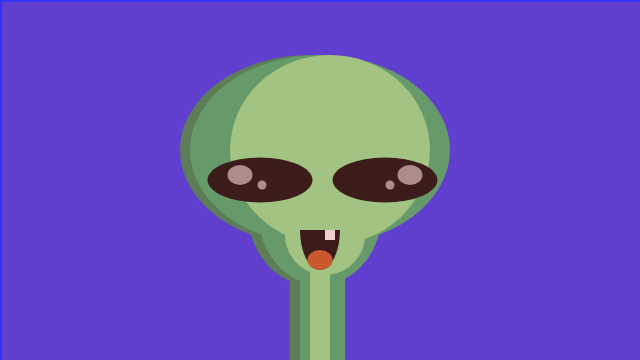
Frame 1 (no input)
Frame 60 (no input): identical to frame 1, image omitted
Frame 120 (the mouse pressed at the canvas centre since frame 60): identical to frame 1, image omitted

The p5.js sketch that drew this single still picture (run headless with seeded random() and noise() and a simulated clock; from frame 60 on, the mouse is pressed at the canvas centre):

// p5.js sketch
// ── sketch.js
// self portrait
function setup() {
	createCanvas(640, 360);
}

function draw() {
	background("#3333ff"); 
	noStroke();
	
  
  // face
	fill("SeaGreen");
	ellipse(310, 150, 260, 190);
  
    //chin
    arc(310, 210, 125, 150, 50, PI);

	//neck
    rect(290, 270, 45, 90);
  

	// face
	fill("MediumSeaGreen");
	ellipse(320, 150, 260, 190);
  
    //chin
    arc(320, 210, 125, 150, 50, PI);

	//neck
    rect(300, 270, 45, 90);
  
  // face
	fill("LightGreen");
	ellipse(330, 150, 200, 190);
  
    //chin
    arc(325, 235, 80, 80, 50, PI);

	//neck
    rect(310, 270, 20, 90);
  
  
  
  
	// eyes
	fill("black");
	ellipse(385, 180, 105, 45);
  	ellipse(260, 180, 105, 45);


	
	// reflections
	fill(255,255,255, 160);
	ellipse(410, 175, 25, 20);
    ellipse(390, 185, 9, 9);
    ellipse(240, 175, 25, 20);
    ellipse(262, 185, 9, 9);


	// mouth
    fill("black");
  	arc(320, 230, 40, 80, 0, PI);
  
     //teeth
    noStroke()  
    fill("white")
    rect(325, 230, 10, 10)
  
    //tongue
    noStroke()
    fill("#B22222")
    ellipse(320, 260, 25, 20) 
    noStroke()
    fill(255, 215, 0, 75)
    ellipse(320, 260, 25, 20)  
   
   //glaze
    fill(205, 92, 92, 75)
    rect(2, 2, 640, 360)
}
